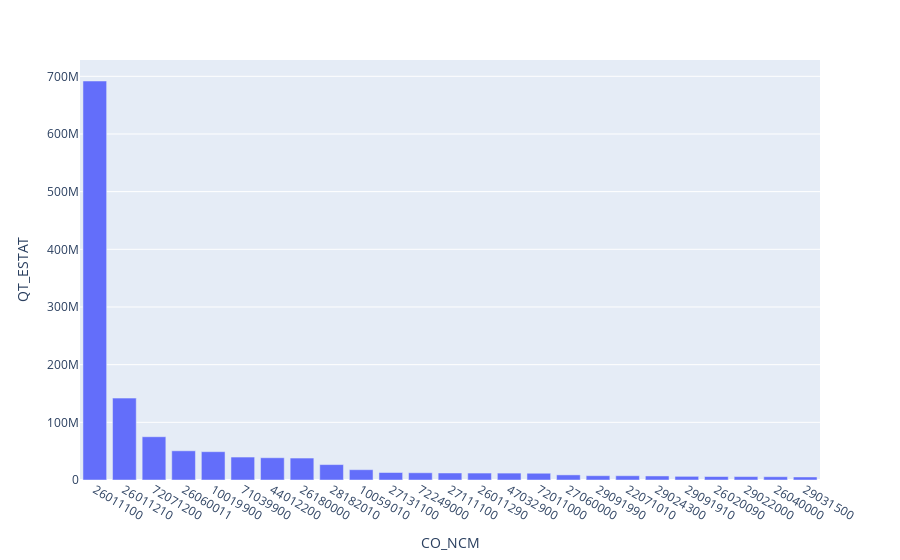

The notebook cell saved with this chart:
### Code cell
fig = px.bar((data.groupby(by = 'CO_NCM')['QT_ESTAT'].mean()).reset_index().sort_values(by= 'QT_ESTAT', ascending= False) [:25], x='CO_NCM', y='QT_ESTAT')
fig.show()

### Figure 1 — Plotly figure (JSON) as saved in the notebook; plotly's stock layout.template omitted (floating-point values rounded to 4 significant figures)
{"data": [{"alignmentgroup": "True", "hovertemplate": "CO_NCM=%{x}<br>QT_ESTAT=%{y}<extra></extra>", "legendgroup": "", "marker": {"color": "#636efa", "pattern": {"shape": ""}}, "name": "", "offsetgroup": "", "orientation": "v", "showlegend": false, "textposition": "auto", "type": "bar", "x": ["26011100", "26011210", "72071200", "26060011", "10019900", "71039900", "44012200", "26180000", "28182010", "10059010", "27131100", "72249000", "27111100", "26011290", "47032900", "72011000", "27060000", "29091990", "22071010", "29024300", "29091910", "26020090", "29022000", "26040000", "29031500"], "xaxis": "x", "y": [691800000.0, 142000000.0, 75052242, 50630000.0, 49100000.0, 39800000.0, 38600000.0, 38050000.0, 26720000.0, 17860000.0, 13010000.0, 12540000.0, 12159306, 12030000.0, 11960000.0, 11720000.0, 8854000.0, 7461000.0, 7394000.0, 6999508, 6348000.0, 6018000.0, 5930000.0, 5705000.0, 5246202], "yaxis": "y"}], "layout": {"barmode": "relative", "legend": {"tracegroupgap": 0}, "margin": {"t": 60}, "xaxis": {"anchor": "y", "domain": [0, 1], "title": {"text": "CO_NCM"}}, "yaxis": {"anchor": "x", "domain": [0, 1], "title": {"text": "QT_ESTAT"}}}}
